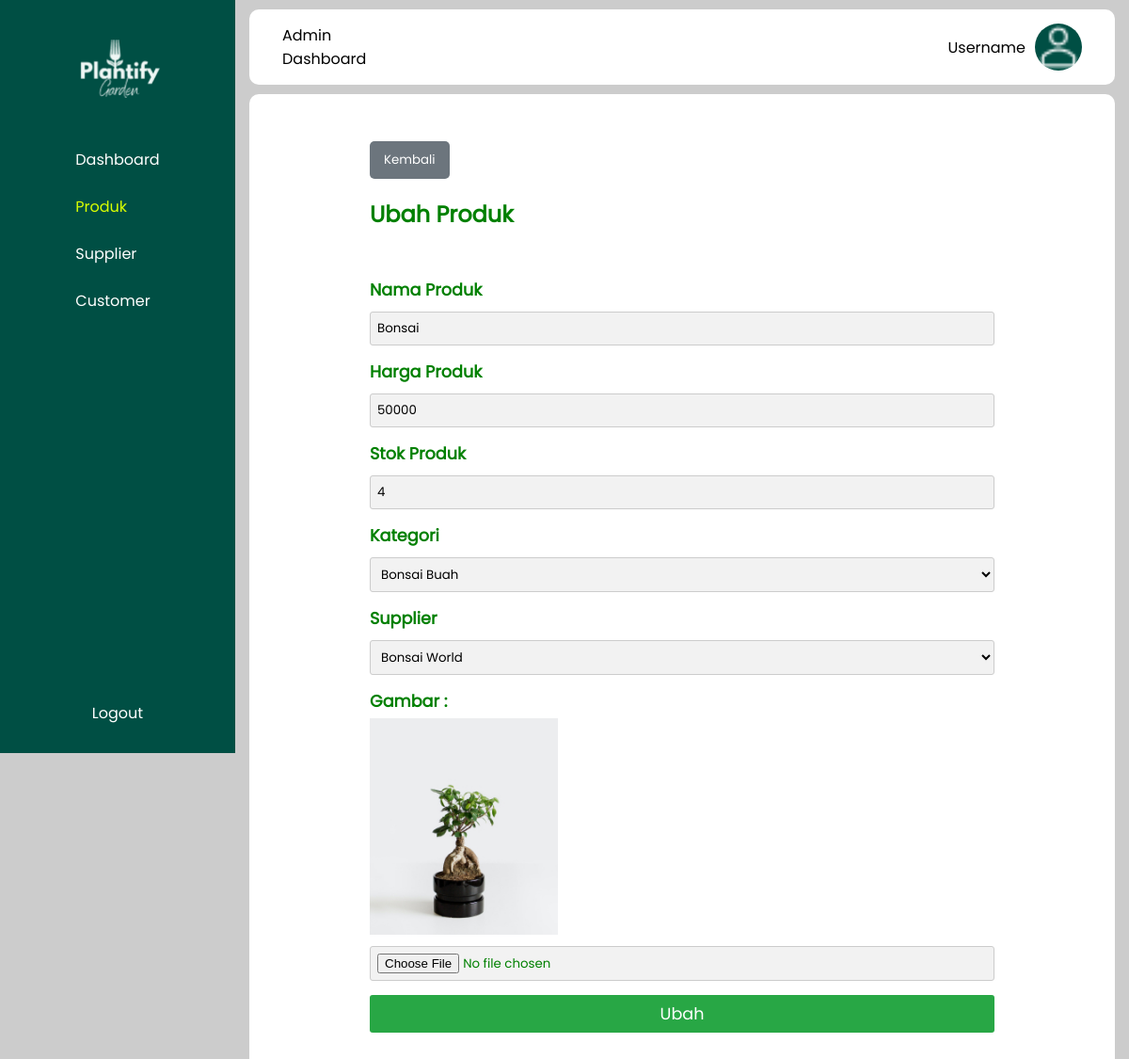
Page /app/admin/ubah_produk.php?id=6 (signed in) on the committed database.
### tables this page shows
CREATE TABLE `produk` (
  `id_produk` int(11) NOT NULL,
  `id_supplier` int(11) NOT NULL,
  `nama_produk` varchar(100) NOT NULL,
  `harga_produk` int(11) NOT NULL,
  `stok_produk` int(11) NOT NULL,
  `gambar_produk` varchar(100) NOT NULL,
  `id_kategori` int(11) NOT NULL,
  `created_at` timestamp NOT NULL DEFAULT current_timestamp() ON UPDATE current_timestamp()
);

CREATE TABLE `kategori` (
  `id_kategori` int(11) NOT NULL,
  `nama_kategori` varchar(100) NOT NULL
);

CREATE TABLE `supplier` (
  `id_supplier` int(11) NOT NULL,
  `nama_supplier` varchar(100) NOT NULL,
  `alamat` varchar(100) NOT NULL,
  `no_telepon` varchar(100) NOT NULL
);

### app/database.php (called while the page is built, shortened)
<?php
function getAllCategories()
{
	try {
		$statement = DB->prepare("SELECT * FROM kategori");
		$statement->execute();
		return $statement->fetchAll(PDO::FETCH_ASSOC);
	} catch (PDOException $err) {
		echo $err->getMessage();
	}
}
function getAllDataSupplier()
{
	try {
		$statement = DB->prepare("SELECT * FROM supplier");
		$statement->execute();
		return $statement->fetchAll(PDO::FETCH_ASSOC);
	} catch (PDOException $err) {
		echo $err->getMessage();
	}
}
function getProductById($id) {
	try {
		$statement = DB->prepare("SELECT * FROM produk WHERE id_produk = :id");
		$statement->execute(array(":id" => $id));
		return $statement->fetch(PDO::FETCH_ASSOC);
	} catch (PDOException $err) {
		echo $err->getMessage();
	}
}

### app/admin/ubah_produk.php (the view, shortened to what this page needs)
<?php
$id = isset($_POST['id_produk']) ? $_POST['id_produk'] : $_GET['id'];
$success = false;
require_once(BASEPATH . "/app/admin/templates/sidebar.php");
require_once(BASEPATH . "/app/admin/templates/header.php");
$product = getProductById($id);
$categories  = getAllCategories();
$supplier = getAllDataSupplier();
?>
    <div class="wadah">
        <a href="<?= BASEURL ?>/app/admin/produk.php">
            <button class="kembali">Kembali</button>
        </a>
        <div class="judul">
            <h2>Ubah Produk</h2>
        </div>
        <?php if ($success) { ?>
            <div>Produk berhasil diubah!</div>
        <?php } else { ?>
            <form action="ubah_produk.php" method="post" enctype="multipart/form-data">
                <div class="input-container">
                    <label for="nama_produk">Nama Produk</label>
                    <input type="text" name="nama_produk" id="nama_produk" value="<?= $product['nama_produk'] ?>">
                </div>
                <div class="input-container">
                    <label for="harga">Harga Produk</label>
                    <input type="text" name="harga" id="harga" value="<?= $product['harga_produk'] ?>">
                </div>
                <div class="input-container">
                    <label for="stok">Stok Produk</label>
                    <input type="text" name="stok" id="stok" value="<?= $product['stok_produk'] ?>">
                </div>
                <div class="input-container">
                    <label for="kategori">Kategori</label>
                    <select name="kategori" id="kategori">
                        <?php foreach ($categories as $category): ?>
                            <option value="<?= $category['id_kategori']; ?>"
                            <?= $product['id_kategori'] === $category['id_kategori'] ? 'selected' : '' ?>
                            ><?= $category['nama_kategori']; ?></option>
                        <?php endforeach; ?>
                    </select>
                </div>
                <div class="input-container">
                    <label for="supplier">Supplier</label>
                    <select name="supplier" id="supplier">
                        <?php foreach ($supplier as $supp): ?>
                            <option value="<?= $supp['id_supplier']; ?>"
                            <?= $product['id_supplier'] === $supp['id_supplier'] ? 'selected' : '' ?>
                            ><?= $supp['nama_supplier']; ?></option>
                        <?php endforeach; ?>
                    </select>
                </div>
                <div class="input-container">
                    <label for="gambar">Gambar : </label>
                    <img src="<?= BASEURL ?>\assets\img\<?= $product['gambar_produk']; ?>" alt="gambar_produk" style="width:200px;">
                    <input type="file" name="gambar" id="gambar">
                </div>
                <button type="submit" name="submit" class="submit">Ubah</button>
            </form>
        <?php } ?>
    </div>
    </div>
</body>
</html>

### assets/styles/style_admin.css (style rules this page uses)
* { margin: 0; padding: 0; box-sizing: border-box; --hijau: #004f44; --poppins: "Poppins", sans-serif; --monsterrat: "Montserrat"; font-family: var(--poppins); }
body { background-color: #ccc; }
a { color: white; text-decoration: none; }
.judul { display: flex; justify-content: space-between; align-items: center; font-family: var(--monsterrat); margin-bottom: 50px; color: green; }
.wadah { padding: 50px 128px; color: green; background-color: #fff; margin: 10px 15px; border-radius: 10px; }
button.kembali { background-color: #6c757d; color: #fff; border: none; padding: 10px 15px; border-radius: 5px; cursor: pointer; margin-bottom: 20px; }
label { display: block; margin-top: 10px; margin-bottom: 5px; font-weight: bold; font-size: 1.1em; }
input, textarea, select { width: 100%; padding: 7px; margin: 5px 0; border: 1px solid #ccc; border-radius: 3px; background-color: #f2f2f2; }
button[type="submit"] { text-align: center; width: 100%; font-size: 1.1rem; margin-top: 10px; background-color: #28a745; color: #fff; border: none; padding: 7px; border-radius: 3px; cursor: pointer; }

### rows in the picture
produk: nama_produk "Bonsai", harga "50000", stok "4", kategori "Bonsai Buah", supplier "Bonsai World", gambar_produk (picture)
